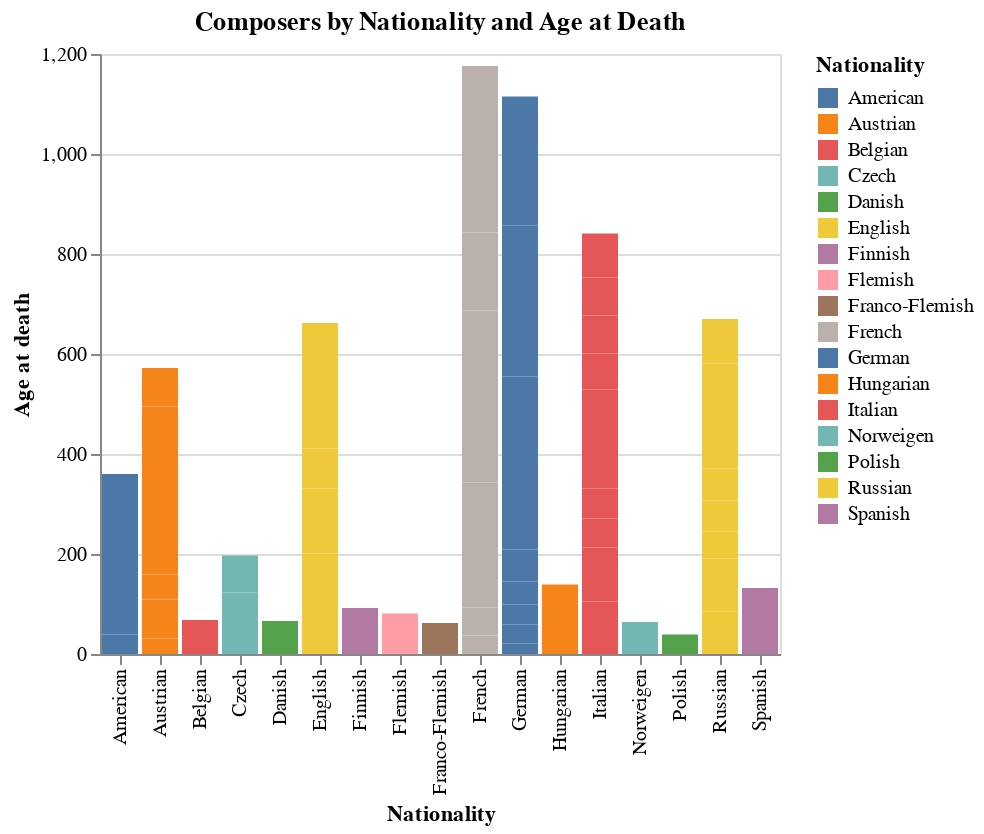

The notebook cell this image was saved under:
### Code cell
import altair as alt 
import tabulate as tabulate

nd_df = subset_sorted[['Nationality', 'AgeAtDeath']]

nd_df_ = nd_df.groupby('Nationality')
#print(tabulate.tabulate(nd_df, headers="keys", tablefmt="rst"))



chart = alt.Chart(nd_df).mark_bar().encode(
    x=alt.X('Nationality', title='Nationality'),
    y=alt.Y('AgeAtDeath', title='Age at death'),
    color='Nationality',
    tooltip=['Nationality', 'AgeAtDeath']
).properties(
    title='Composers by Nationality and Age at Death'
)

chart.display()

### Figure 1 — Vega-Lite specification as saved in the notebook (floating-point values rounded to 4 significant figures)
{"config": {"view": {"continuousWidth": 300, "continuousHeight": 300}}, "data": {"name": "data-225fc88a7e9fec4dfedd7df0b76c4abf"}, "mark": {"type": "bar"}, "encoding": {"color": {"field": "Nationality", "type": "nominal"}, "tooltip": [{"field": "Nationality", "type": "nominal"}, {"field": "AgeAtDeath", "type": "quantitative"}], "x": {"field": "Nationality", "title": "Nationality", "type": "nominal"}, "y": {"field": "AgeAtDeath", "title": "Age at death", "type": "quantitative"}}, "title": "Composers by Nationality and Age at Death", "$schema": "https://vega.github.io/schema/vega-lite/v5.16.3.json", "datasets": {"data-225fc88a7e9fec4dfedd7df0b76c4abf": [{"Nationality": "German   ", "AgeAtDeath": 21.0}, {"Nationality": "Italian", "AgeAtDeath": 26.0}, {"Nationality": "Austrian", "AgeAtDeath": 31.0}, {"Nationality": "Italian", "AgeAtDeath": 34.0}, {"Nationality": "Austrian", "AgeAtDeath": 35.0}, {"Nationality": "English", "AgeAtDeath": 36.0}, {"Nationality": "French", "AgeAtDeath": 37.0}, {"Nationality": "German   ", "AgeAtDeath": 38.0}, {"Nationality": "American", "AgeAtDeath": 39.0}, {"Nationality": "Polish", "AgeAtDeath": 39.0}, {"Nationality": "German   ", "AgeAtDeath": 40.0}, {"Nationality": "English", "AgeAtDeath": 42.0}, {"Nationality": "Russian", "AgeAtDeath": 42.0}, {"Nationality": "Russian", "AgeAtDeath": 43.0}, {"Nationality": "Austrian", "AgeAtDeath": 43.0}, {"Nationality": "Italian", "AgeAtDeath": 45.0}, {"Nationality": "German   ", "AgeAtDeath": 46.0}, {"Nationality": "Austrian", "AgeAtDeath": 50.0}, {"Nationality": "Italian", "AgeAtDeath": 51.0}, {"Nationality": "Austrian", "AgeAtDeath": 51.0}, {"Nationality": "Russian", "AgeAtDeath": 53.0}, {"Nationality": "Russian", "AgeAtDeath": 53.0}, {"Nationality": "Russian", "AgeAtDeath": 54.0}, {"Nationality": "French", "AgeAtDeath": 56.0}, {"Nationality": "Italian", "AgeAtDeath": 57.0}, {"Nationality": "Italian", "AgeAtDeath": 58.0}, {"Nationality": "French", "AgeAtDeath": 59.0}, {"Nationality": "Czech", "AgeAtDeath": 60.0}, {"Nationality": "Italian", "AgeAtDeath": 60.0}, {"Nationality": "English", "AgeAtDeath": 60.0}, {"Nationality": "Franco-Flemish", "AgeAtDeath": 62.0}, {"Nationality": "Spanish", "AgeAtDeath": 62.0}, {"Nationality": "French", "AgeAtDeath": 62.0}, {"Nationality": "Russian", "AgeAtDeath": 62.0}, {"Nationality": "Austrian", "AgeAtDeath": 62.0}, {"Nationality": "English", "AgeAtDeath": 63.0}, {"Nationality": "Czech", "AgeAtDeath": 63.0}, {"Nationality": "English", "AgeAtDeath": 63.0}, {"Nationality": "Italian", "AgeAtDeath": 63.0}, {"Nationality": "Hungarian", "AgeAtDeath": 64.0}, {"Nationality": "Russian", "AgeAtDeath": 64.0}, {"Nationality": "German   ", "AgeAtDeath": 64.0}, {"Nationality": "French", "AgeAtDeath": 64.0}, {"Nationality": "Norweigen", "AgeAtDeath": 64.0}, {"Nationality": "German   ", "AgeAtDeath": 65.0}, {"Nationality": "French", "AgeAtDeath": 65.0}, {"Nationality": "French", "AgeAtDeath": 65.0}, {"Nationality": "French", "AgeAtDeath": 66.0}, {"Nationality": "Danish", "AgeAtDeath": 66.0}, {"Nationality": "French", "AgeAtDeath": 66.0}, {"Nationality": "Italian", "AgeAtDeath": 66.0}, {"Nationality": "English", "AgeAtDeath": 67.0}, {"Nationality": "German   ", "AgeAtDeath": 68.0}, {"Nationality": "Belgian", "AgeAtDeath": 68.0}, {"Nationality": "Russian", "AgeAtDeath": 69.0}, {"Nationality": "Italian", "AgeAtDeath": 69.0}, {"Nationality": "French", "AgeAtDeath": 70.0}, {"Nationality": "German   ", "AgeAtDeath": 70.0}, {"Nationality": "Russian", "AgeAtDeath": 70.0}, {"Nationality": "German   ", "AgeAtDeath": 70.0}, {"Nationality": "Spanish", "AgeAtDeath": 70.0}, {"Nationality": "American", "AgeAtDeath": 71.0}, {"Nationality": "Russian", "AgeAtDeath": 71.0}, {"Nationality": "Italian", "AgeAtDeath": 72.0}, {"Nationality": "Austrian", "AgeAtDeath": 72.0}, {"Nationality": "German   ", "AgeAtDeath": 73.0}, {"Nationality": "German   ", "AgeAtDeath": 73.0}, {"Nationality": "Austrian", "AgeAtDeath": 74.0}, {"Nationality": "Czech", "AgeAtDeath": 74.0}, {"Nationality": "German   ", "AgeAtDeath": 74.0}, {"Nationality": "German   ", "AgeAtDeath": 74.0}, {"Nationality": "Hungarian", "AgeAtDeath": 75.0}, {"Nationality": "Italian", "AgeAtDeath": 76.0}, {"Nationality": "Italian", "AgeAtDeath": 76.0}, {"Nationality": "French", "AgeAtDeath": 77.0}, {"Nationality": "Austrian", "AgeAtDeath": 77.0}, {"Nationality": "Austrian", "AgeAtDeath": 77.0}, {"Nationality": "French", "AgeAtDeath": 77.0}, {"Nationality": "French", "AgeAtDeath": 79.0}, {"Nationality": "American", "AgeAtDeath": 80.0}, {"Nationality": "English", "AgeAtDeath": 80.0}, {"Nationality": "American", "AgeAtDeath": 80.0}, {"Nationality": "French", "AgeAtDeath": 81.0}, {"Nationality": "German   ", "AgeAtDeath": 81.0}, {"Nationality": "Flemish", "AgeAtDeath": 81.0}, {"Nationality": "English", "AgeAtDeath": 81.0}, {"Nationality": "French", "AgeAtDeath": 82.0}, {"Nationality": "French", "AgeAtDeath": 84.0}, {"Nationality": "English", "AgeAtDeath": 84.0}, {"Nationality": "German   ", "AgeAtDeath": 85.0}, {"Nationality": "English", "AgeAtDeath": 86.0}, {"Nationality": "German   ", "AgeAtDeath": 86.0}, {"Nationality": "French", "AgeAtDeath": 86.0}, {"Nationality": "German   ", "AgeAtDeath": 87.0}, {"Nationality": "Italian", "AgeAtDeath": 88.0}, {"Nationality": "Russian", "AgeAtDeath": 89.0}, {"Nationality": "American", "AgeAtDeath": 90.0}, {"Nationality": "Finnish", "AgeAtDeath": 92.0}]}}
